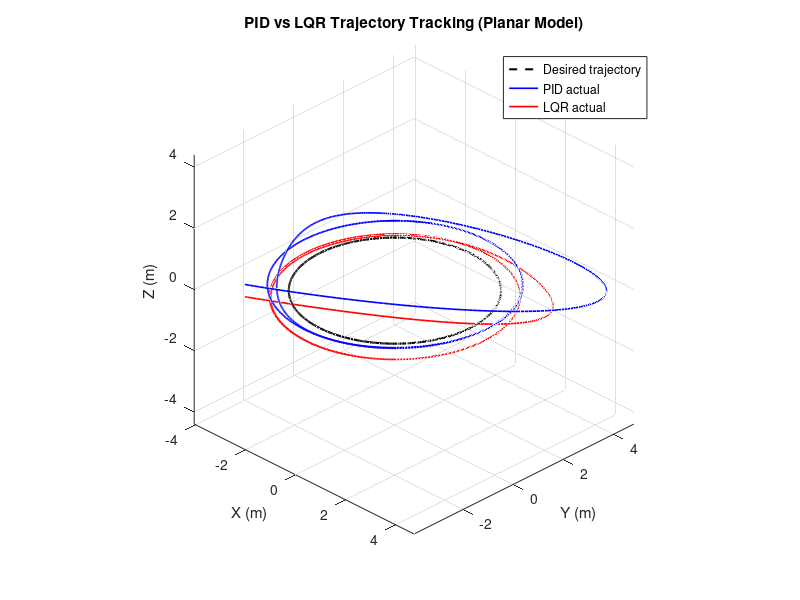

This figure's MATLAB source: (Note: this script raises an error after producing the figure.)
% quadrotor_PID_vs_LQR_Tuned_Animated.m
% Planar quadrotor trajectory tracking: PID vs Integral-Augmented LQR
% with 3D animation of the LQR quadrotor and moving target.
%
% Model: point-mass planar dynamics
%   x_dot = vx
%   y_dot = vy
%   vx_dot = ux
%   vy_dot = uy
%
% LQR is designed on an augmented error state:
%   [ex; ey; vx; vy; int_ex; int_ey]
%
% Animation style inspired by Simulink 3D animation helpers
% (NewFigure, AnimEulerTar, matrixB2I, etc.)

clear; close all; clc;

%% Simulation parameters
dt      = 0.02;             % time step [s]
T_total = 40;               % total simulation time [s]
time    = 0:dt:T_total;
N       = numel(time);

g       = 9.81;             % gravity (for attitude approximation in anim)

%% Trajectory selection
trajType = 'circle';        % 'circle' or 'square'
R        = 3;               % radius / half-side length [m]
v_ref    = 1.8;             % reference speed [m/s]

%% Initial states (planar position + velocity) for PID and LQR plants
x_PID   = -R;  y_PID   = -R;
vx_PID  = 0;   vy_PID  = 0;

x_LQR   = -R;  y_LQR   = -R;
vx_LQR  = 0;   vy_LQR  = 0;

%% PID controller gains (position level on x,y)
Kp_xy = 2.0;
Ki_xy = 0.05;
Kd_xy = 1.0;

int_err_x_PID  = 0; prev_err_x_PID = 0;
int_err_y_PID  = 0; prev_err_y_PID = 0;

%% LQR: Integral-augmented error-state design
% State vector:
%   x_aug = [ex; ey; vx; vy; int_ex; int_ey]
% Plant model (double integrator in x and y) for error dynamics:
%   ex_dot = vx
%   ey_dot = vy
%   vx_dot = ux
%   vy_dot = uy
%   int_ex_dot = ex
%   int_ey_dot = ey
%
% Continuous-time state-space:
A_aug = [ 0 0 1 0 0 0;
          0 0 0 1 0 0;
          0 0 0 0 0 0;
          0 0 0 0 0 0;
          1 0 0 0 0 0;
          0 1 0 0 0 0 ];
B_aug = [ 0 0;
          0 0;
          1 0;
          0 1;
          0 0;
          0 0 ];

% LQR tuning (similar spirit to quadrotor paper: heavier on position + integrals)
Q_aug = diag([50, 50, 5, 5, 20, 20]);   % position, velocity, integral
R_aug = diag([1, 1]);                   % control effort penalty

% Continuous-time infinite-horizon LQR gain
K_LQR_aug = lqr(A_aug, B_aug, Q_aug, R_aug);

%% Storage for plotting / animation
Xd      = zeros(1, N);  Yd      = zeros(1, N);      % reference
X_PID   = zeros(1, N);  Y_PID   = zeros(1, N);      % PID position
X_LQR   = zeros(1, N);  Y_LQR   = zeros(1, N);      % LQR position
VX_LQR  = zeros(1, N);  VY_LQR  = zeros(1, N);      % LQR velocities
UX_LQR  = zeros(1, N);  UY_LQR  = zeros(1, N);      % LQR accelerations

%% Initial error states for LQR integral terms
int_ex = 0;
int_ey = 0;

%% Main simulation loop
for k = 1:N
    t = time(k);

    % -------------------------------
    % Desired trajectory (planar)
    % -------------------------------
    switch trajType
        case 'circle'
            % Constant speed circular motion: x = R cos(omega t), y = R sin(omega t)
            omega = v_ref / R;
            Xd(k) = R * cos(omega * t);
            Yd(k) = R * sin(omega * t);

        case 'square'
            % Axis-aligned square with side 2R, starting from (-R,-R),
            % moving counter-clockwise at constant speed v_ref.
            period = 4 * (2 * R) / v_ref;
            tau    = mod(t, period);
            side_t = (2 * R) / v_ref;

            if tau < side_t
                % Bottom edge: (-R,-R) -> ( R,-R)
                Xd(k) = -R + v_ref * tau;
                Yd(k) = -R;
            elseif tau < 2 * side_t
                % Right edge: ( R,-R) -> ( R, R)
                Xd(k) =  R;
                Yd(k) = -R + v_ref * (tau - side_t);
            elseif tau < 3 * side_t
                % Top edge: ( R, R) -> (-R, R)
                Xd(k) =  R - v_ref * (tau - 2 * side_t);
                Yd(k) =  R;
            else
                % Left edge: (-R, R) -> (-R,-R)
                Xd(k) = -R;
                Yd(k) =  R - v_ref * (tau - 3 * side_t);
            end

        otherwise
            error('Unknown trajectory type');
    end

    % ==========================================================
    % PID controller (position PID acting on x,y -> accelerations)
    % ==========================================================
    err_x_PID = Xd(k) - x_PID;
    err_y_PID = Yd(k) - y_PID;

    int_err_x_PID = int_err_x_PID + err_x_PID * dt;
    int_err_y_PID = int_err_y_PID + err_y_PID * dt;

    der_err_x_PID = (err_x_PID - prev_err_x_PID) / dt;
    der_err_y_PID = (err_y_PID - prev_err_y_PID) / dt;

    prev_err_x_PID = err_x_PID;
    prev_err_y_PID = err_y_PID;

    ux_PID = Kp_xy * err_x_PID + Ki_xy * int_err_x_PID + Kd_xy * der_err_x_PID;
    uy_PID = Kp_xy * err_y_PID + Ki_xy * int_err_y_PID + Kd_xy * der_err_y_PID;

    % Euler integration for PID plant
    x_PID  = x_PID + vx_PID * dt;
    y_PID  = y_PID + vy_PID * dt;
    vx_PID = vx_PID + ux_PID * dt;
    vy_PID = vy_PID + uy_PID * dt;

    X_PID(k) = x_PID;
    Y_PID(k) = y_PID;

    % ==========================================================
    % LQR controller on augmented error state
    % ==========================================================
    % Error defined as plant - reference (sign absorbed into K)
    ex = x_LQR - Xd(k);
    ey = y_LQR - Yd(k);

    int_ex = int_ex + ex * dt;
    int_ey = int_ey + ey * dt;

    xLQR_aug = [ex; ey; vx_LQR; vy_LQR; int_ex; int_ey];

    u_LQR_vec = -K_LQR_aug * xLQR_aug;  % [ux_LQR; uy_LQR]
    ux_LQR    = u_LQR_vec(1);
    uy_LQR    = u_LQR_vec(2);

    % Euler integration for LQR plant
    x_LQR  = x_LQR + vx_LQR * dt;
    y_LQR  = y_LQR + vy_LQR * dt;
    vx_LQR = vx_LQR + ux_LQR * dt;
    vy_LQR = vy_LQR + uy_LQR * dt;

    X_LQR(k) = x_LQR;
    Y_LQR(k) = y_LQR;
    VX_LQR(k) = vx_LQR;
    VY_LQR(k) = vy_LQR;
    UX_LQR(k) = ux_LQR;
    UY_LQR(k) = uy_LQR;
end

%% Performance metrics
err_x_PID = Xd - X_PID;   err_y_PID = Yd - Y_PID;
MAE_x_PID = mean(abs(err_x_PID));   MAE_y_PID  = mean(abs(err_y_PID));
RMSE_x_PID = sqrt(mean(err_x_PID.^2)); RMSE_y_PID = sqrt(mean(err_y_PID.^2));

err_x_LQR = Xd - X_LQR;   err_y_LQR = Yd - Y_LQR;
MAE_x_LQR = mean(abs(err_x_LQR));   MAE_y_LQR  = mean(abs(err_y_LQR));
RMSE_x_LQR = sqrt(mean(err_x_LQR.^2)); RMSE_y_LQR = sqrt(mean(err_y_LQR.^2));

fprintf('\n--- PID Controller Metrics ---\n');
fprintf('MAE (X,Y):   %.4f, %.4f [m]\n', MAE_x_PID,  MAE_y_PID);
fprintf('RMSE (X,Y):  %.4f, %.4f [m]\n', RMSE_x_PID, RMSE_y_PID);

fprintf('\n--- LQR Controller Metrics (Integral-Augmented) ---\n');
fprintf('MAE (X,Y):   %.4f, %.4f [m]\n', MAE_x_LQR,  MAE_y_LQR);
fprintf('RMSE (X,Y):  %.4f, %.4f [m]\n', RMSE_x_LQR, RMSE_y_LQR);

%% Static 3D Visualization (as before)
figure;
plot3(Xd,    Yd,    zeros(size(time)), 'k--','LineWidth',1.5); hold on;
plot3(X_PID, Y_PID, 0.2*ones(size(time)), 'b-','LineWidth',1.2);
plot3(X_LQR, Y_LQR,-0.2*ones(size(time)), 'r-','LineWidth',1.2);
xlabel('X (m)'); ylabel('Y (m)'); zlabel('Z (m)');
legend('Desired trajectory','PID actual','LQR actual','Location','best');
title('PID vs LQR Trajectory Tracking (Planar Model)');
grid on; axis equal;
view(45,30);

%% Build data for 3D animation (LQR vs moving target)
% Use planar position for x,y, fix altitude z=0.5 m
XYZ_LQR = [X_LQR.'  , Y_LQR.'  , 0.5*ones(N,1)];
VXYZ_LQR = [VX_LQR.', VY_LQR.', zeros(N,1)];
TAR      = [Xd.'      , Yd.'      , 0.5*ones(N,1)];

% Approximate attitude from accelerations:
% For small angles, ux ≈ g * theta , uy ≈ -g * phi
phi   = -atan2(UY_LQR, g);   % roll
theta =  atan2(UX_LQR, g);   % pitch
psi   = zeros(1, N);         % yaw (keep zero for planar tracking)
EulerAngles = [phi.' theta.' psi.'];

%% 3D Animation (LQR + target)
figure;
xlimit = [min(X_LQR)-1, max(X_LQR)+1];
ylimit = [min(Y_LQR)-1, max(Y_LQR)+1];
zlimit = [0, 2];
width  = 800;
height = 650;
NewFigure(xlimit, ylimit, zlimit, -43, 25, width, height);
pause(1);
AnimEulerTar(time.', XYZ_LQR, EulerAngles, VXYZ_LQR, TAR);

%% ========= Local Functions (animation utilities) =========

function NewFigure(xlimVals, ylimVals, zlimVals, viewx, viewy, w, h)
    ax = gca;
    set(ax, 'XLim', xlimVals, 'YLim', ylimVals, 'ZLim', zlimVals);
    view(viewx, viewy);
    x0 = 50; y0 = 50;
    set(gcf, 'Position', [x0, y0, w, h]);
    hold on;
    grid on;
    xlabel('X (m)');
    ylabel('Y (m)');
    zlabel('Z (m)');
    title('LQR Quadrotor 3D Animation with Moving Target');
end

function AnimEulerTar(t_plot, XYZs, EulerAngles, VXYZs, Tars)
    t_section = 0;
    curve    = animatedline('LineWidth', 1);
    curveTR  = animatedline('LineWidth', 1, 'LineStyle', ':');

    for i = 1:length(t_plot)
        if abs(t_plot(i) - t_section) < 1e-4
            Euler = EulerAngles(i,:);   % [phi, theta, psi]
            XYZ   = XYZs(i,:);          % [x,y,z]
            VXYZ  = VXYZs(i,:);         % [vx,vy,vz]
            TR    = Tars(i,:);          % target position

            O = eye(3);
            T_BtoI = matrixB2I(Euler(1), Euler(2), Euler(3));
            O_I    = T_BtoI * O;        % body axes in inertial frame

            addpoints(curve,   XYZ(1), XYZ(2), XYZ(3));
            addpoints(curveTR, TR(1),  TR(2),  TR(3));
            head = scatter3(TR(1), TR(2), TR(3), 'filled', ...
                            'MarkerFaceColor','k', 'MarkerEdgeColor','k');

            line1 = drawline(XYZ, O_I(:,1), 'b--', 1.5);  % body x-axis
            line2 = drawline(XYZ, O_I(:,2), 'g--', 1.5);  % body y-axis
            line3 = drawline(XYZ, O_I(:,3), 'r--', 1.5);  % body z-axis
            line5 = extendline(XYZ, O_I(:,1), 'b:');      % heading line

            frame1 = drawline(XYZ, 0.5*O_I(:,1)+0.5*O_I(:,2), 'k', 2.0);
            frame2 = drawline(XYZ, 0.5*O_I(:,1)-0.5*O_I(:,2), 'k', 2.0);
            frame3 = drawline(XYZ,-0.5*O_I(:,1)+0.5*O_I(:,2), 'k', 2.0);
            frame4 = drawline(XYZ,-0.5*O_I(:,1)-0.5*O_I(:,2), 'k', 2.0);

            drawnow;
            pause(0.01);

            % Logging / title text
            xlabel(sprintf('t = %.1f s', t_plot(i)));
            vstr = sprintf('Velocity [%.1f, %.1f, %.1f] m/s', ...
                          VXYZ(1), VXYZ(2), VXYZ(3));
            eulStr = sprintf('Euler [%.1f, %.1f, %.1f] deg', ...
                             rad2deg(Euler(1)), rad2deg(Euler(2)), rad2deg(Euler(3)));
            posStr = sprintf('XYZ [%.1f, %.1f, %.1f] m', XYZ(1), XYZ(2), XYZ(3));
            title(sprintf('%s   %s   %s', eulStr, posStr, vstr));

            t_section = t_section + 0.4;   % animation sampling interval

            if i ~= length(EulerAngles)
                delete(line1); delete(line2); delete(line3);
                delete(line5);
                delete(frame1); delete(frame2); delete(frame3); delete(frame4);
                delete(head);
            end
        end
    end
end

function m = matrixB2I(phi, theta, psi)
    % Body-to-Inertial rotation (Z-Y-X convention with negative angles,
    % matching the original helper)
    T_BtoV2   = [ 1      0           0;
                  0  cos(-phi)  sin(-phi);
                  0 -sin(-phi)  cos(-phi)];
    T_V2toV1  = [ cos(-theta)  0 -sin(-theta);
                  0           1  0;
                  sin(-theta)  0  cos(-theta)];
    T_V1toI   = [ cos(-psi)  sin(-psi) 0;
                 -sin(-psi)  cos(-psi) 0;
                  0          0        1];
    m = T_V1toI * T_V2toV1 * T_BtoV2;
end

function line = drawline(p1, p2, color, width)
    if nargin < 4
        width = 1.0;
    end
    pt1 = p1;
    pt2 = pt1 + p2.';
    pts = [pt1; pt2];
    line = plot3(pts(:,1), pts(:,2), pts(:,3), color, 'LineWidth', width);
end

function line = extendline(p1, p2, color)
    pt1 = p1;
    pt2 = pt1 + 20 * p2.';  % extended ray
    pts = [pt1; pt2];
    line = plot3(pts(:,1), pts(:,2), pts(:,3), color, 'LineWidth', 0.5);
end
